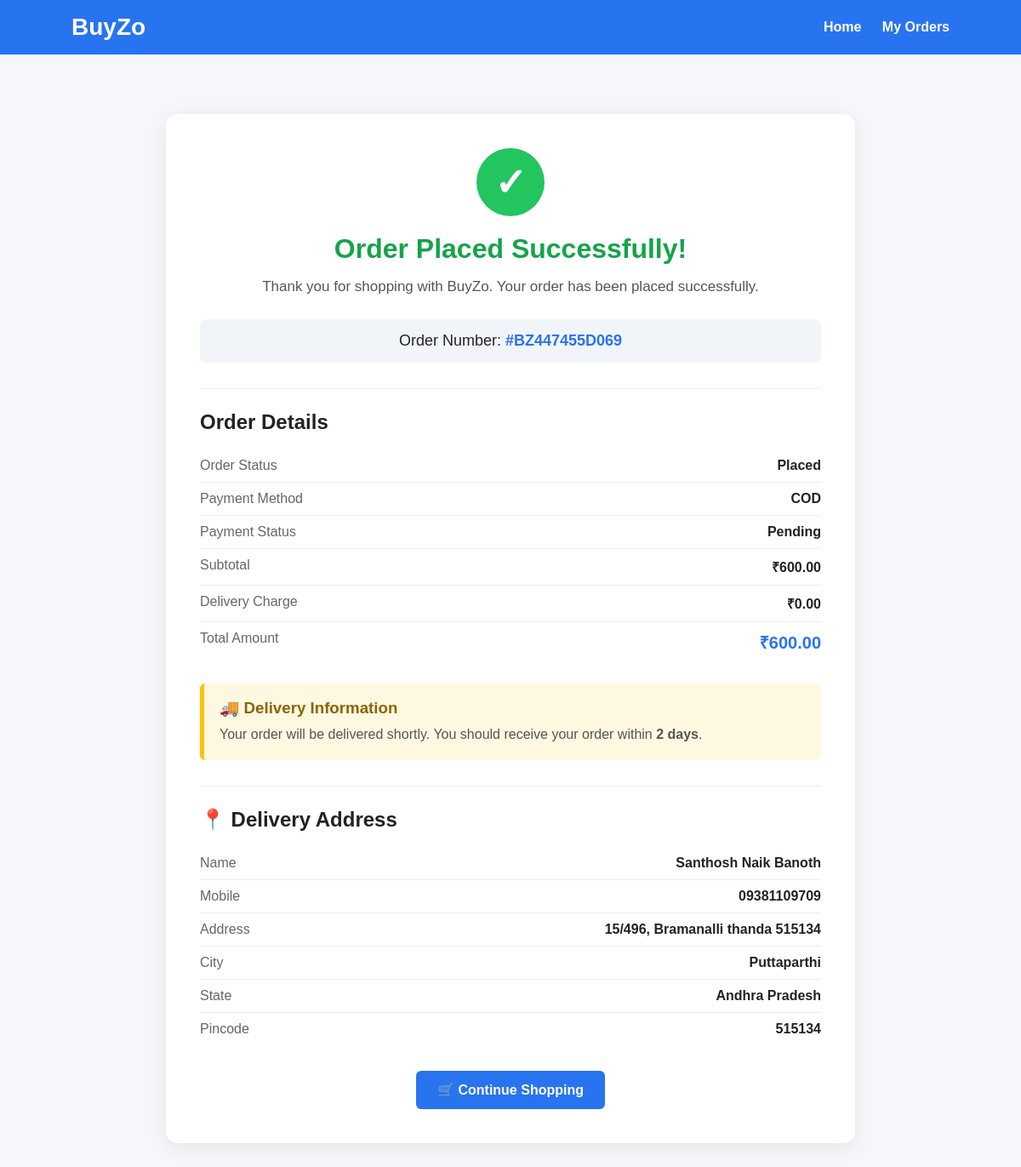
The page /order-success/1/ (signed in) on the database its author committed.
### store/models.py (models this page shows, shortened)
class Order(models.Model):
    PAYMENT_CHOICES = [
        ("COD", "Cash on Delivery"),
        ("ONLINE", "Online Payment"),
    ]
    STATUS_CHOICES = [
        ("Pending", "Pending"),
        ("Confirmed", "Confirmed"),
        ("Shipped", "Shipped"),
        ("Delivered", "Delivered"),
        ("Cancelled", "Cancelled"),
    ]
    customer = models.ForeignKey(
        Customer,
        on_delete=models.CASCADE
    )
    address = models.ForeignKey(
        Address,
        on_delete=models.CASCADE
    )
    order_number = models.CharField(
        max_length=30,
        unique=True
    )
    subtotal = models.DecimalField(
        max_digits=10,
        decimal_places=2
    )
    delivery_charge = models.DecimalField(
        max_digits=10,
        decimal_places=2
    )
    total_amount = models.DecimalField(
        max_digits=10,
        decimal_places=2
    )
    payment_method = models.CharField(
        max_length=20,
        choices=PAYMENT_CHOICES
    )
    payment_status = models.CharField(
        max_length=20
    )
    status = models.CharField(
        max_length=30,
        choices=STATUS_CHOICES
    )
    created_at = models.DateTimeField(
        auto_now_add=True
    )

class Address(models.Model):
    customer = models.ForeignKey(
        Customer,
        on_delete=models.CASCADE
    )
    full_name = models.CharField(
        max_length=100
    )
    mobile = models.CharField(
        max_length=15
    )
    house = models.CharField(
        max_length=200
    )
    street = models.CharField(
        max_length=200
    )
    city = models.CharField(
        max_length=100
    )
    state = models.CharField(
        max_length=100
    )
    pincode = models.CharField(
        max_length=10
    )
    is_active = models.BooleanField(
        default=True
    )
    created_at = models.DateTimeField(
        auto_now_add=True
    )

### store/views.py (the view)
def order_success(request, order_id):
    customer = get_customer(request)
    if customer is None:
        return redirect(
            "login"
        )
    order = get_object_or_404(
        Order.objects
        .select_related(
            "address"
        )
        .prefetch_related(
            "items__product"
        ),
        id=order_id,
        customer=customer
    )
    return render(
        request,
        "store/order_success.html",
        {
            "customer": customer,
            "order": order,
        }
    )

### store/views.py (called while the page is built)
def get_customer(request):
    customer_id = request.session.get("customer_id")
    if not customer_id:
        return None
    try:
        return Customer.objects.get(
            id=customer_id
        )
    except Customer.DoesNotExist:
        return None

### templates/store/order_success.html (shortened to what this page needs)
<!DOCTYPE html>
<html lang="en">
<head>
</head>
<body>
    <header class="header">
        <div class="logo">BuyZo</div>
        <div>
            <a href="{% url 'home' %}">Home</a>
            <a href="{% url 'orders' %}">My Orders</a>
        </div>
    </header>
    <main class="success-container">
        <div class="success-card">
            <div class="success-icon">
                ✓
            </div>
            <h1>Order Placed Successfully!</h1>
            <p class="success-message">
                Thank you for shopping with BuyZo.
                Your order has been placed successfully.
            </p>
            <div class="order-number">
                Order Number:
                <strong>#{{ order.order_number }}</strong>
            </div>
            <div class="order-info">
                <h2>Order Details</h2>
                <div class="info-row">
                    <span class="label">Order Status</span>
                    <span class="value">{{ order.status }}</span>
                </div>
                <div class="info-row">
                    <span class="label">Payment Method</span>
                    <span class="value">
                        {{ order.payment_method }}
                    </span>
                </div>
                <div class="info-row">
                    <span class="label">Payment Status</span>
                    <span class="value">
                        {{ order.payment_status }}
                    </span>
                </div>
                <div class="info-row">
                    <span class="label">Subtotal</span>
                    <span class="value">
                        ₹{{ order.subtotal }}
                    </span>
                </div>
                <div class="info-row">
                    <span class="label">Delivery Charge</span>
                    <span class="value">
                        ₹{{ order.delivery_charge }}
                    </span>
                </div>
                <div class="info-row">
                    <span class="label">Total Amount</span>
                    <span class="value total">
                        ₹{{ order.total_amount }}
                    </span>
                </div>
            </div>
            <div class="delivery-box">
                <h3>🚚 Delivery Information</h3>
                <p>
                    Your order will be delivered shortly.
                    You should receive your order within
                    <strong>2 days</strong>.
                </p>
            </div>
            {% if order.address %}
            <div class="order-info">
                <h2>📍 Delivery Address</h2>
                <div class="info-row">
                    <span class="label">Name</span>
                    <span class="value">
                        {{ order.address.full_name }}
                    </span>
                </div>
                <div class="info-row">
                    <span class="label">Mobile</span>
                    <span class="value">
                        {{ order.address.mobile }}
                    </span>
                </div>
                <div class="info-row">
                    <span class="label">Address</span>
                    <span class="value">
                        {{ order.address.house }},
                        {{ order.address.street }}
                    </span>
                </div>
                <div class="info-row">
                    <span class="label">City</span>
                    <span class="value">
                        {{ order.address.city }}
                    </span>
                </div>
                <div class="info-row">
                    <span class="label">State</span>
                    <span class="value">
                        {{ order.address.state }}
                    </span>
                </div>
                <div class="info-row">
                    <span class="label">Pincode</span>
                    <span class="value">
                        {{ order.address.pincode }}
                    </span>
                </div>
            </div>
            {% endif %}
            <div class="buttons">
                <a href="{% url 'home' %}" class="btn home-btn">
                    🛒 Continue Shopping
                </a>
            </div>
        </div>
    </main>
</body>
</html>

### templates/store/order_success.html (style rules this page uses)
* { box-sizing: border-box; margin: 0; padding: 0; }
body { font-family: Arial, sans-serif; background: #f5f7fb; color: #222; }
.header { background: #2874f0; color: white; padding: 16px 7%; display: flex; justify-content: space-between; align-items: center; }
.logo { font-size: 28px; font-weight: bold; }
.header a { color: white; text-decoration: none; margin-left: 20px; font-weight: 600; }
.success-container { max-width: 850px; margin: 50px auto; padding: 20px; }
.success-card { background: white; border-radius: 14px; padding: 40px; text-align: center; box-shadow: 0 5px 25px rgba(0, 0, 0, 0.08); }
.success-icon { width: 80px; height: 80px; background: #22c55e; color: white; border-radius: 50%; display: flex; justify-content: center; align-items: center; margin: 0 auto 20px; font-size: 45px; font-weight: bold; }
.success-card h1 { color: #16a34a; font-size: 32px; margin-bottom: 12px; }
.success-message { color: #555; font-size: 17px; margin-bottom: 25px; line-height: 1.6; }
.order-number { background: #f1f5f9; border-radius: 8px; padding: 15px; margin: 20px 0; font-size: 18px; }
.order-number strong { color: #2874f0; }
.order-info { margin-top: 30px; text-align: left; border-top: 1px solid #eee; padding-top: 25px; }
.order-info h2 { margin-bottom: 18px; color: #222; }
.info-row { display: flex; justify-content: space-between; padding: 10px 0; border-bottom: 1px solid #eee; }
.info-row:last-child { border-bottom: none; }
.label { color: #666; }
.value { font-weight: 600; }
.total { color: #2874f0; font-size: 20px; }
.delivery-box { background: #fff8e1; border-left: 5px solid #ffc107; padding: 18px; margin-top: 25px; text-align: left; border-radius: 6px; }
.delivery-box h3 { margin-bottom: 8px; color: #8a6500; }
.delivery-box p { color: #555; line-height: 1.5; }
.buttons { margin-top: 30px; display: flex; justify-content: center; gap: 15px; flex-wrap: wrap; }
.btn { display: inline-block; padding: 13px 25px; border-radius: 6px; text-decoration: none; font-weight: bold; cursor: pointer; }
.home-btn { background: #2874f0; color: white; }

### rows shown on the page
Order: order_number "BZ447455D069", status "Placed", payment_method "COD", payment_status "Pending", subtotal "600.00", delivery_charge "0.00", total_amount "600.00", address.full_name "Santhosh Naik Banoth", address.mobile "09381109709", address.house "15/496", address.street "Bramanalli thanda 515134", address.city "Puttaparthi", address.state "Andhra Pradesh", address.pincode "515134"
